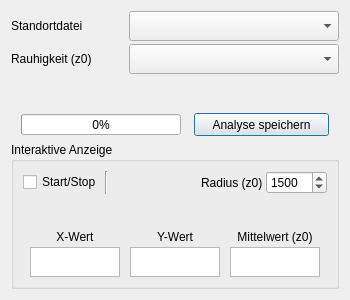
<?xml version="1.0" encoding="UTF-8"?>
<ui version="4.0">
 <class>SectorMean</class>
 <widget class="QDialog" name="SectorMean">
  <property name="geometry">
   <rect>
    <x>0</x>
    <y>0</y>
    <width>350</width>
    <height>300</height>
   </rect>
  </property>
  <property name="minimumSize">
   <size>
    <width>330</width>
    <height>270</height>
   </size>
  </property>
  <property name="maximumSize">
   <size>
    <width>350</width>
    <height>300</height>
   </size>
  </property>
  <property name="windowTitle">
   <string>Sektormittelwerte</string>
  </property>
  <property name="styleSheet">
   <string notr="true">QComboBox {
	padding-left : 2px
}</string>
  </property>
  <layout class="QVBoxLayout" name="verticalLayout_2" stretch="0,0">
   <item>
    <layout class="QVBoxLayout" name="verticalLayout">
     <property name="spacing">
      <number>3</number>
     </property>
     <item>
      <layout class="QHBoxLayout" name="horizontalLayout_9">
       <item>
        <widget class="QLabel" name="label_1">
         <property name="minimumSize">
          <size>
           <width>0</width>
           <height>20</height>
          </size>
         </property>
         <property name="text">
          <string>Standortdatei</string>
         </property>
        </widget>
       </item>
       <item>
        <widget class="QComboBox" name="InPoint">
         <property name="sizePolicy">
          <sizepolicy hsizetype="Preferred" vsizetype="Fixed">
           <horstretch>0</horstretch>
           <verstretch>0</verstretch>
          </sizepolicy>
         </property>
         <property name="minimumSize">
          <size>
           <width>210</width>
           <height>30</height>
          </size>
         </property>
         <property name="maximumSize">
          <size>
           <width>210</width>
           <height>30</height>
          </size>
         </property>
        </widget>
       </item>
      </layout>
     </item>
     <item>
      <layout class="QHBoxLayout" name="horizontalLayout_10">
       <item>
        <widget class="QLabel" name="label_2">
         <property name="minimumSize">
          <size>
           <width>0</width>
           <height>20</height>
          </size>
         </property>
         <property name="text">
          <string>Rauhigkeit (z0)</string>
         </property>
        </widget>
       </item>
       <item>
        <widget class="QComboBox" name="InRast">
         <property name="minimumSize">
          <size>
           <width>210</width>
           <height>30</height>
          </size>
         </property>
         <property name="maximumSize">
          <size>
           <width>210</width>
           <height>30</height>
          </size>
         </property>
        </widget>
       </item>
      </layout>
     </item>
     <item>
      <spacer name="verticalSpacer_2">
       <property name="orientation">
        <enum>Qt::Vertical</enum>
       </property>
       <property name="sizeHint" stdset="0">
        <size>
         <width>20</width>
         <height>40</height>
        </size>
       </property>
      </spacer>
     </item>
     <item>
      <layout class="QHBoxLayout" name="horizontalLayout_3">
       <item>
        <widget class="QProgressBar" name="progressBar">
         <property name="minimumSize">
          <size>
           <width>160</width>
           <height>21</height>
          </size>
         </property>
         <property name="maximumSize">
          <size>
           <width>160</width>
           <height>21</height>
          </size>
         </property>
         <property name="value">
          <number>0</number>
         </property>
        </widget>
       </item>
       <item>
        <widget class="QPushButton" name="buttonSaveAs">
         <property name="minimumSize">
          <size>
           <width>135</width>
           <height>23</height>
          </size>
         </property>
         <property name="maximumSize">
          <size>
           <width>135</width>
           <height>23</height>
          </size>
         </property>
         <property name="toolTip">
          <string/>
         </property>
         <property name="text">
          <string>Analyse speichern</string>
         </property>
        </widget>
       </item>
      </layout>
     </item>
    </layout>
   </item>
   <item>
    <widget class="QGroupBox" name="groupBox">
     <property name="minimumSize">
      <size>
       <width>300</width>
       <height>130</height>
      </size>
     </property>
     <property name="maximumSize">
      <size>
       <width>330</width>
       <height>150</height>
      </size>
     </property>
     <property name="title">
      <string>Interaktive Anzeige</string>
     </property>
     <layout class="QVBoxLayout" name="verticalLayout_4">
      <item>
       <layout class="QVBoxLayout" name="verticalLayout_3">
        <property name="spacing">
         <number>3</number>
        </property>
        <item>
         <layout class="QHBoxLayout" name="horizontalLayout_11">
          <item>
           <widget class="QCheckBox" name="checkBox">
            <property name="text">
             <string>Start/Stop</string>
            </property>
           </widget>
          </item>
          <item>
           <widget class="Line" name="line_2">
            <property name="orientation">
             <enum>Qt::Vertical</enum>
            </property>
           </widget>
          </item>
          <item>
           <spacer name="horizontalSpacer">
            <property name="orientation">
             <enum>Qt::Horizontal</enum>
            </property>
            <property name="sizeHint" stdset="0">
             <size>
              <width>20</width>
              <height>20</height>
             </size>
            </property>
           </spacer>
          </item>
          <item>
           <widget class="QLabel" name="label_11">
            <property name="minimumSize">
             <size>
              <width>0</width>
              <height>20</height>
             </size>
            </property>
            <property name="text">
             <string>Radius (z0)</string>
            </property>
           </widget>
          </item>
          <item>
           <widget class="QSpinBox" name="bufferz0">
            <property name="minimumSize">
             <size>
              <width>0</width>
              <height>23</height>
             </size>
            </property>
            <property name="maximumSize">
             <size>
              <width>16777215</width>
              <height>23</height>
             </size>
            </property>
            <property name="minimum">
             <number>0</number>
            </property>
            <property name="maximum">
             <number>10000</number>
            </property>
            <property name="singleStep">
             <number>100</number>
            </property>
            <property name="value">
             <number>1500</number>
            </property>
           </widget>
          </item>
         </layout>
        </item>
        <item>
         <spacer name="verticalSpacer">
          <property name="orientation">
           <enum>Qt::Vertical</enum>
          </property>
          <property name="sizeHint" stdset="0">
           <size>
            <width>20</width>
            <height>60</height>
           </size>
          </property>
         </spacer>
        </item>
        <item>
         <layout class="QHBoxLayout" name="horizontalLayout">
          <item>
           <widget class="QLabel" name="label_3">
            <property name="minimumSize">
             <size>
              <width>90</width>
              <height>0</height>
             </size>
            </property>
            <property name="maximumSize">
             <size>
              <width>90</width>
              <height>33</height>
             </size>
            </property>
            <property name="text">
             <string>X-Wert</string>
            </property>
            <property name="alignment">
             <set>Qt::AlignCenter</set>
            </property>
           </widget>
          </item>
          <item>
           <widget class="QLabel" name="label">
            <property name="minimumSize">
             <size>
              <width>90</width>
              <height>0</height>
             </size>
            </property>
            <property name="maximumSize">
             <size>
              <width>90</width>
              <height>33</height>
             </size>
            </property>
            <property name="text">
             <string>Y-Wert</string>
            </property>
            <property name="alignment">
             <set>Qt::AlignCenter</set>
            </property>
           </widget>
          </item>
          <item>
           <widget class="QLabel" name="label_4">
            <property name="minimumSize">
             <size>
              <width>90</width>
              <height>0</height>
             </size>
            </property>
            <property name="maximumSize">
             <size>
              <width>90</width>
              <height>33</height>
             </size>
            </property>
            <property name="text">
             <string>Mittelwert (z0)</string>
            </property>
            <property name="alignment">
             <set>Qt::AlignCenter</set>
            </property>
           </widget>
          </item>
         </layout>
        </item>
        <item>
         <layout class="QHBoxLayout" name="horizontalLayout_2">
          <item>
           <widget class="QTextEdit" name="outputXEdit">
            <property name="minimumSize">
             <size>
              <width>90</width>
              <height>30</height>
             </size>
            </property>
            <property name="maximumSize">
             <size>
              <width>90</width>
              <height>30</height>
             </size>
            </property>
           </widget>
          </item>
          <item>
           <widget class="QTextEdit" name="outputYEdit">
            <property name="minimumSize">
             <size>
              <width>90</width>
              <height>30</height>
             </size>
            </property>
            <property name="maximumSize">
             <size>
              <width>90</width>
              <height>30</height>
             </size>
            </property>
           </widget>
          </item>
          <item>
           <widget class="QTextEdit" name="outputMean">
            <property name="minimumSize">
             <size>
              <width>90</width>
              <height>30</height>
             </size>
            </property>
            <property name="maximumSize">
             <size>
              <width>90</width>
              <height>30</height>
             </size>
            </property>
           </widget>
          </item>
         </layout>
        </item>
       </layout>
      </item>
     </layout>
    </widget>
   </item>
  </layout>
 </widget>
 <resources/>
 <connections/>
</ui>
